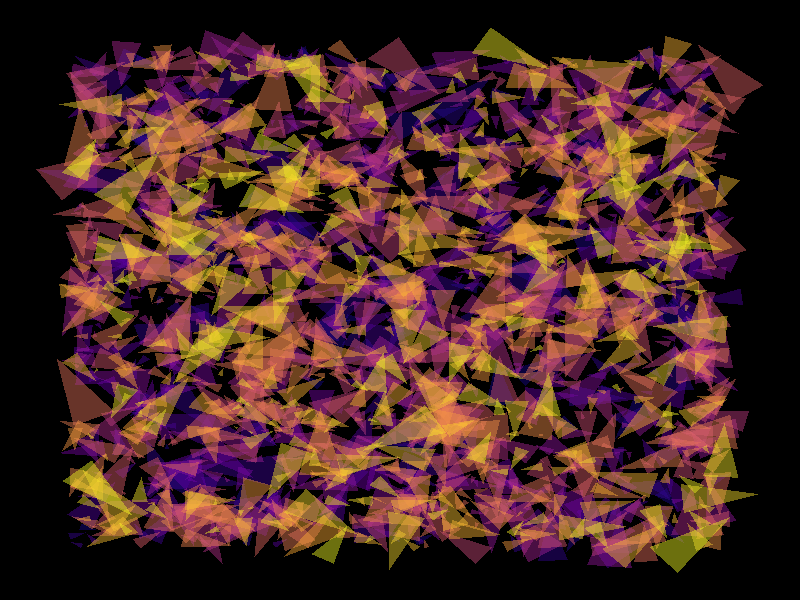
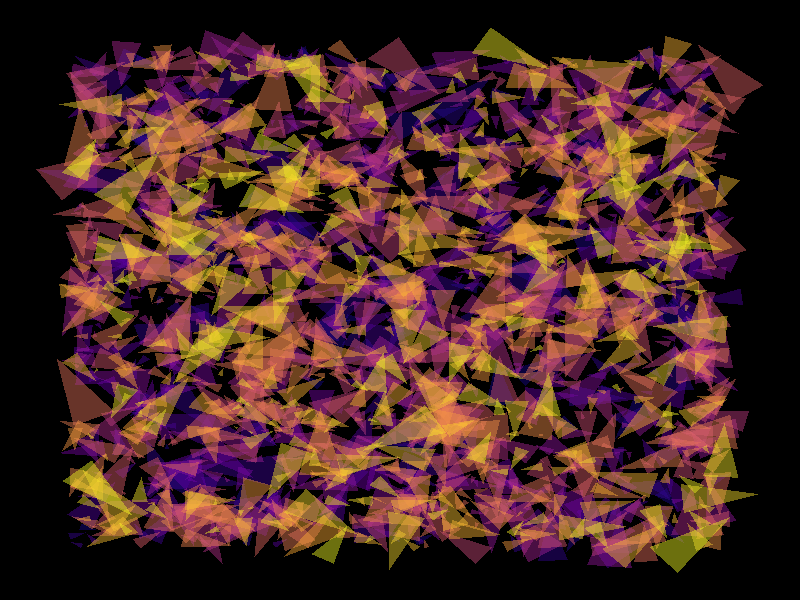

The R source for these figures, in order:
# Genuary 2025 Day 13: Triangles and nothing else.
library(tidyverse)

# Function to rotate points around a center
rotate_points <- function(center_x, center_y, size, scale, angle) {
  # Convert angle to radians
  angle <- angle * pi / 180
  # Calculate the coordinates of the triangle
  x <- center_x + size * scale * c(0, -0.5, 0.5)
  y <- center_y + size * scale * c(1, -1, -1)
  # Rotate the coordinates
  x_rot <- center_x + (x - center_x) * cos(angle) - (y - center_y) * sin(angle)
  y_rot <- center_y + (x - center_x) * sin(angle) + (y - center_y) * cos(angle)
  # Return the rotated coordinates as a tibble
  tibble(x = x_rot, y = y_rot)
}

set.seed(2025) # Set the random seed for reproducibility

# Create a tibble with the triangle data
n_triangles <- 2025 #number of triangles
triangles <- tibble(
  id = 1:n_triangles,
  center_x = runif(n_triangles, 0, 40), # Random x-coordinates
  center_y = runif(n_triangles, 0, 40), # Random y-coordinates
  size = runif(n_triangles, 0.2, 1), # Random size
  scale = runif(n_triangles, 0.5, 3), # Random scale
  angle = runif(n_triangles, 0, 360) # Random angle
) %>%
  mutate(coords = purrr::pmap(list(center_x, center_y, size, scale, angle), rotate_points)) %>%
  unnest(coords)

ggplot(triangles, 
  aes(x = x, y = y, group = id, fill = id)) +
  geom_polygon(alpha = 0.45,
               color = NA,
               linewidth = 0) +
  scale_fill_viridis_c(option = "plasma") +
  theme_void() +
  theme(
    legend.position = "none",
    plot.background = element_rect(fill = "black"),
    panel.background = element_rect(fill = "black")
  )

# Save the plot as a PNG file
ggsave("Genuary13.png", dpi = 300, width = 5, height = 5)